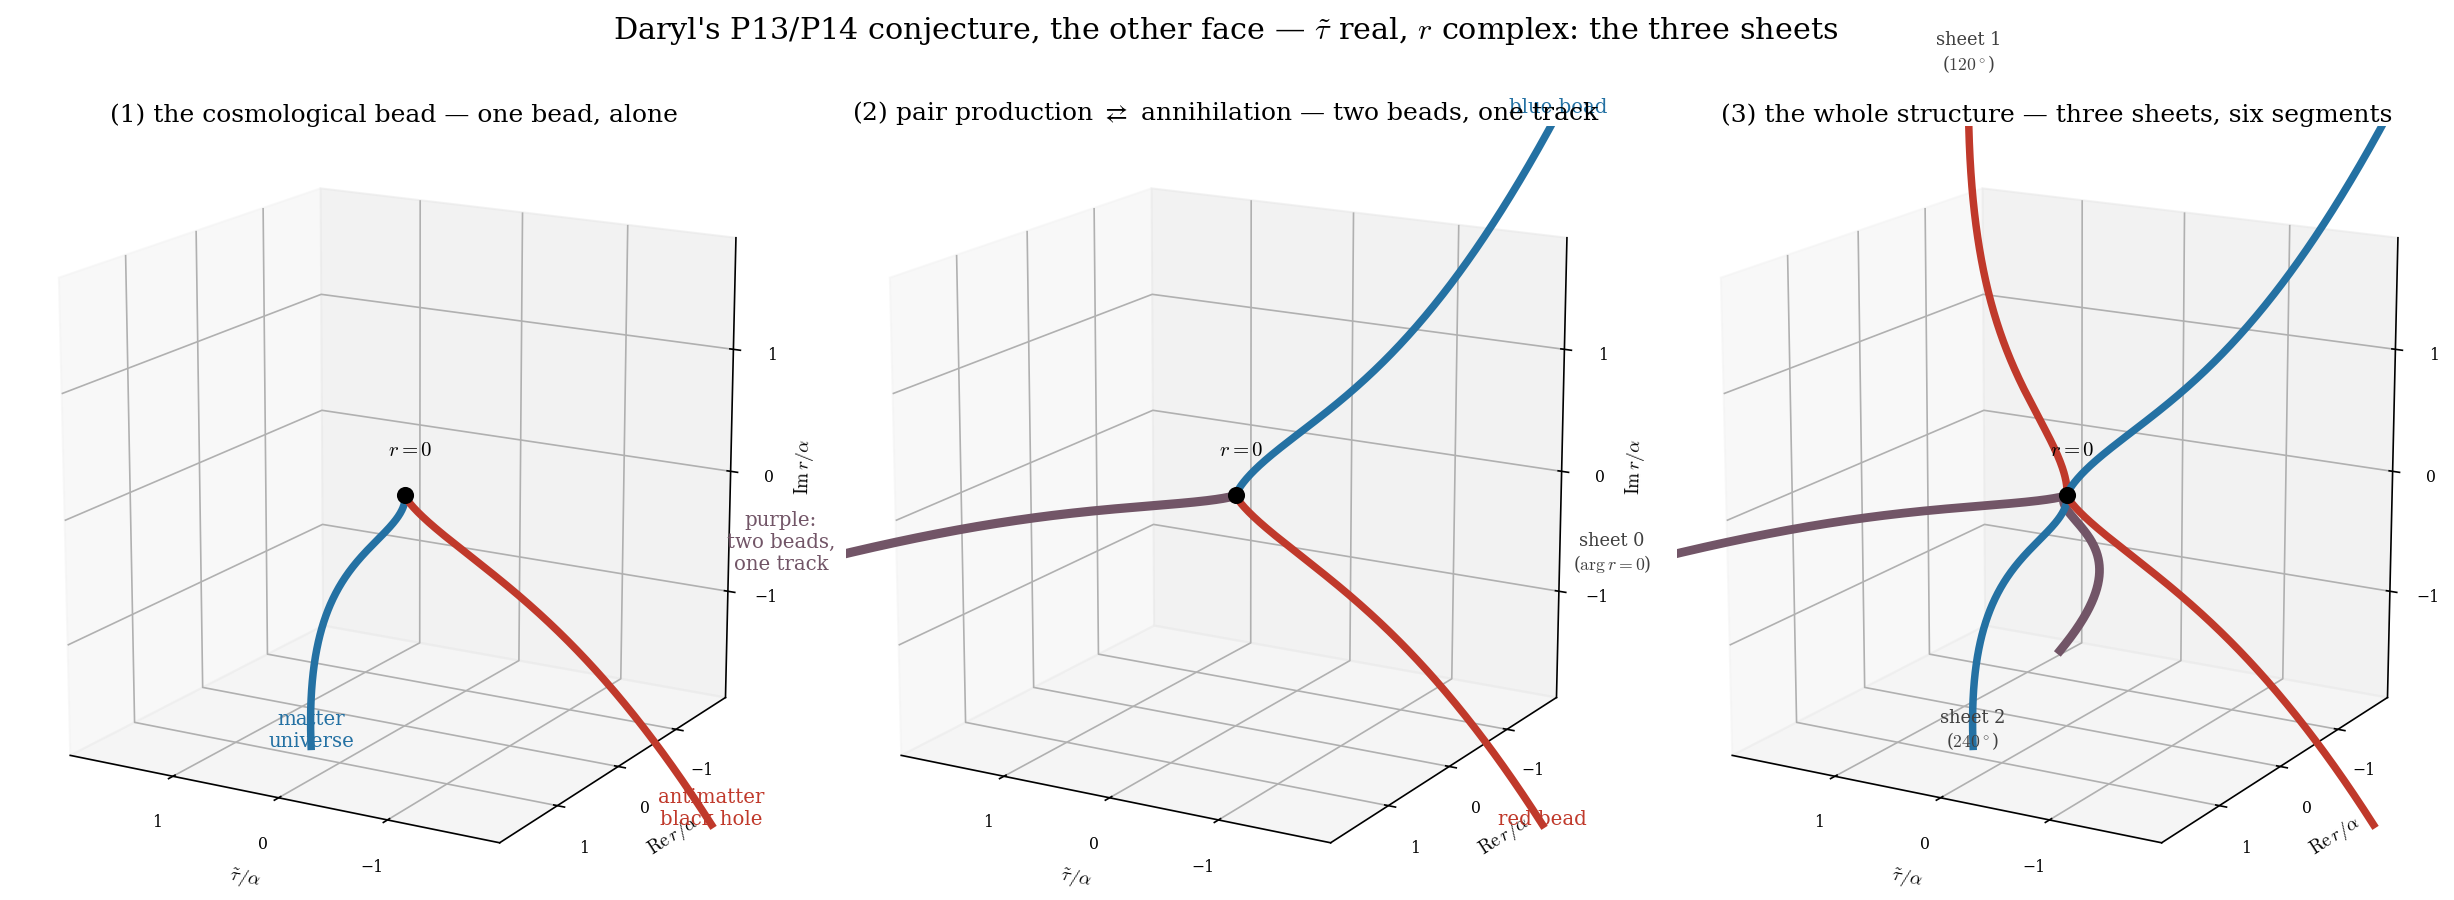

This figure's Python source:
"""DARYL'S P13/P14 CONJECTURE -- THE OTHER FACE: tau~ real, r COMPLEX. The same three, inverted.

Hold tau~ REAL and let r go complex. Then sinh^2(3 tau~/2a) is real and >= 0, so r^3 is real and >= 0:
    r = |r| e^{2 pi i k/3},  k = 0,1,2   -- THE THREE SHEETS, at arg r = 0, 120, 240 degrees
    |r| = A |sinh(3 tau~/2a)|^{2/3},   A = (2M a^2)^{1/3} = cbrt(2) a/sqrt3 at Nariai

*** WHAT EACH FACE CANNOT SEE (the reason both are needed) ***
  * r real NEGATIVE is arg r = 180 deg -- NOT one of 0/120/240. So the FOUR r<0 branches of the other
    face DO NOT EXIST HERE. They require complex tau~.
  * sheets 1,2 have arg r = 120/240: r is genuinely COMPLEX. They DO NOT EXIST on the other face,
    which holds r real.
  * the two faces share ONLY sheet 0 at r>0 with real tau~ -- ONE LINE.
  => six segments on each face, two shared: TEN in all. Neither face is the object. Both are shadows.

THE RULE (Daryl), read on the COMPLEX r PLANE -- and it mirrors exactly:
  conjugate when you go from positive to negative, real or imaginary, r or tau~; and it is ONE EVENT,
  at the origin, where r AND tau~ both vanish in real and imaginary parts. Asymmetric: Nariai, 1/3 vs 2/3.
    sheet 1 (arg r = 120) -> Q2 of the r-plane -> red        sheet 2 (arg r = 240) -> Q3 -> blue
    sheet 0 (arg r = 0)   -> ON the Re r axis = the quadrant BOUNDARY -> two in one -> PURPLE
  and crossing tau~ = 0 flips them all.

  (1) THE COSMOLOGICAL BEAD -- sheet 2, alone: red (tau~<0, the antimatter black hole) turning blue
      (tau~>0, our matter universe) at the origin. Not purple: nothing merges with it.
  (2) PAIR PRODUCTION / ANNIHILATION -- sheets 1 and 2 at tau~<0 (one blue, one red) crossing the
      origin onto sheet 0 at tau~>0: red+blue = PURPLE. The merger IS the vertex.
  (3) THE WHOLE STRUCTURE -- three sheets, six segments, colour flipping at tau~ = 0.

*** STATUS: A COLOURING CONJECTURE. NOT DERIVED, AND NOT species = sign(r). ***
On THIS face sign(r) is not even defined off sheet 0 -- there is no sign of a 120-degree r. That is
precisely why neither face can settle it, and why A3 must work the full C_r x C_tau~ object.
THE RHYME STAYS A RHYME. This picture CARRIES the conjecture; it does not test it.
"""
import numpy as np, matplotlib; matplotlib.use('Agg'); import matplotlib.pyplot as plt
import matplotlib.colors as mc
from mpl_toolkits.mplot3d import Axes3D  # noqa
plt.rcParams.update({'font.family':'serif','font.size':12,'mathtext.fontset':'cm'})
BLUE, RED = '#2471a3', '#c0392b'
PURPLE = tuple((np.array(mc.to_rgb(RED)) + np.array(mc.to_rgb(BLUE)))/2)
al = 1.0; A = 2**(1/3)*al/np.sqrt(3); tmax = 2.0

tp = np.linspace(1e-4, tmax, 300); tn = np.linspace(-tmax, -1e-4, 300)
mod = lambda t: A*np.abs(np.sinh(1.5*t))**(2/3)
def sheet(t, k):
    z = mod(t)*np.exp(2j*np.pi*k/3); return z.real, z.imag
# colour: sheet1 -> Q2 -> red at tau~>0 ; sheet2 -> Q3 -> blue at tau~>0 ; flip at tau~=0
COL = {(1,'+'):RED, (1,'-'):BLUE, (2,'+'):BLUE, (2,'-'):RED, (0,'+'):PURPLE, (0,'-'):PURPLE}

def frame(ax, title):
    ax.scatter([0],[0],[0], color='k', s=52, zorder=10)
    ax.text(0.16, 0, 0.30, r'$r{=}0$', fontsize=10)
    ax.set_xlabel(r'$\tilde\tau/\alpha$', labelpad=3, fontsize=9)
    ax.set_ylabel(r'$\mathrm{Re}\,r/\alpha$', labelpad=3, fontsize=9)
    ax.set_zlabel(r'$\mathrm{Im}\,r/\alpha$', labelpad=1, fontsize=9)
    ax.set_xlim(2,-2); ax.set_ylim(1.9,-1.9); ax.set_zlim(-1.9,1.9)
    ax.set_xticks([-1,0,1]); ax.set_yticks([-1,0,1]); ax.set_zticks([-1,0,1])
    ax.tick_params(labelsize=7.5); ax.view_init(elev=16, azim=-60); ax.set_box_aspect((1,1,1), zoom=1.08)
    ax.set_title(title, fontsize=12, pad=-6)

def draw(ax, ks):
    for k in ks:
        for t, sg in ((tp,'+'), (tn,'-')):
            x, y = sheet(t, k); ax.plot(t, x, y, color=COL[(k,sg)], lw=3.6 if k else 4.2)

fig = plt.figure(figsize=(16.8, 6.2))

ax1 = fig.add_subplot(1,3,1, projection='3d'); draw(ax1, [2])
frame(ax1, '(1) the cosmological bead — one bead, alone')
x,y = sheet(tn,2); ax1.text(tn[0], x[0], y[0], 'antimatter\nblack hole', color=RED, fontsize=9.5, ha='center')
x,y = sheet(tp,2); ax1.text(tp[-1], x[-1], y[-1], 'matter\nuniverse', color=BLUE, fontsize=9.5, ha='center')

ax2 = fig.add_subplot(1,3,2, projection='3d')
for t, sg, k in ((tn,'-',1), (tn,'-',2)):                     # the pair, at tau~ < 0
    x,y = sheet(t,k); ax2.plot(t, x, y, color=COL[(k,sg)], lw=3.6)
x,y = sheet(tp,0); ax2.plot(tp, x, y, color=PURPLE, lw=4.4)   # the merged track, at tau~ > 0
frame(ax2, '(2) pair production $\\rightleftarrows$ annihilation — two beads, one track')
x,y = sheet(tn,1); ax2.text(tn[0], x[0], y[0], 'blue bead', color=BLUE, fontsize=9.5, ha='center')
x,y = sheet(tn,2); ax2.text(tn[0], x[0], y[0], 'red bead',  color=RED,  fontsize=9.5, ha='center')
x,y = sheet(tp,0); ax2.text(tp[-1], x[-1], y[-1], 'purple:\ntwo beads,\none track', color=PURPLE, fontsize=9.5, ha='center')

ax3 = fig.add_subplot(1,3,3, projection='3d'); draw(ax3, [0,1,2])
frame(ax3, '(3) the whole structure — three sheets, six segments')
for k, lb in [(0,'sheet 0\n($\\arg r=0$)'), (1,'sheet 1\n($120^\\circ$)'), (2,'sheet 2\n($240^\\circ$)')]:
    x,y = sheet(tp,k); ax3.text(tp[-1], x[-1], y[-1], lb, fontsize=8.5, color='0.25', ha='center')

fig.suptitle("Daryl's P13/P14 conjecture, the other face — $\\tilde\\tau$ real, $r$ complex: the three sheets",
             fontsize=14.5, y=0.965)
plt.tight_layout(rect=[0,0,1,0.94])
plt.savefig('daryl_p13p14_conjecture_face2.pdf', bbox_inches='tight')
plt.savefig('daryl_p13p14_conjecture_face2.png', dpi=150, bbox_inches='tight')
print('face 2: 3 sheets x 2 halves = 6 segments. Shares only sheet 0 (r>0, real tau~) with face 1.')
print('the 4 r<0 branches of face 1 CANNOT appear here (arg r = 180 is not a cube root of a positive real).')
